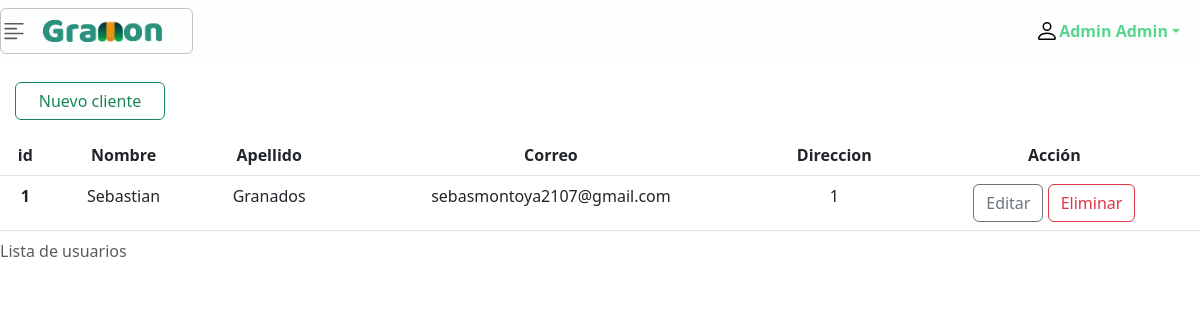
The page /list_customer/ (signed in) on the database its author committed.
### apps/adminusers_app/models.py (models this page shows, shortened)
class User(AbstractUser):
    GENDER_CHOICES = (
        ('Masculino', 'Masculino'),
        ('Femenino', 'Femenino')
    )
    gender = models.CharField(max_length=10, blank=True, choices=GENDER_CHOICES)
    email = models.EmailField(("email address"), unique=True)
    REQUIRED_FIELDS = ['first_name', 'last_name', 'email','is_superuser']
    full_name = models.CharField(max_length=100, default="", editable=False)
    objects = USerManager()

### apps/customers_app/models.py (models this page shows, shortened)
class Customer(models.Model):
    id = models.PositiveIntegerField(primary_key=True)
    name = models.CharField(max_length=50)
    last_name = models.CharField(max_length=50)
    email = models.EmailField(max_length=254,blank=True)
    adress = models.CharField(max_length=50, blank=True)
    number = models.IntegerField()
    full_name = models.CharField(max_length=100, default="", editable=False)

### apps/customers_app/views.py (the view)
# urls.py: path('list_customer/', customerListView.as_view(), name='list_customer'),
class customerListView(LoginRequiredMixin,ListView):
    model = Customer
    template_name = "customers/list_customer.html"
    context_object_name = 'customers'
    login_url = reverse_lazy('user_app:login')

### templates/customers/list_customer.html (shortened to what this page needs)
{% extends 'base.html' %}
{% load static %}
{% block content %}
    <div class="d-flex justify-content-between align-items-center" style="width: 100%;">
        <a style="width: 150px; text-align: center; margin-top: 20px; margin-left: 15px; margin-bottom: 15px;"  class="btn btn-outline-success" role="button" href="{% url 'customer_app:create_customer' %}">
          Nuevo cliente
        </a>
    </div>
    <div class="table-responsive">
        <table class="table table-hover" style="width: 100%; text-align: center;" >
            <caption>Lista de usuarios</caption>
            <thead>
            <tr>
                <th scope="col">id</th>
                <th scope="col">Nombre</th>
                <th scope="col">Apellido</th>
                <th scope="col">Correo</th>
                <th scope="col">Direccion</th>
                <th scope="colgroup" >Acción</th>
            </tr>
            </thead>
            <tbody>
                {% for c in customers %}
                <tr>
                    <th scope="row">{{c.id}}</th>
                    <td>{{c.name}}</td>
                    <td>{{c.last_name}}</td>
                    <td>{{c.email}}</td>
                    <td>{{c.adress}}</td>
                    <td>
                        <a type="button" class="btn btn-outline-secondary" href="{% url 'customer_app:update_customer' c.id %}">
                            Editar
                        </a>
                        <button type="button" class="btn btn-outline-danger" data-bs-toggle="modal" data-bs-target="#staticBackdrop{{c.id}}">
                            Eliminar
                        </button>
                    </td>
                </tr>
            {% endfor %}
            </tbody>
        </table>
    </div>
{% endblock content %}

### templates/includes/nav.html (shortened to what this page needs)
{% load static %}
<nav class="navbar sticky-top container-fluid" id="nav_principal">
    <button class="navbar-toggler icon_principal" data-bs-toggle="offcanvas" data-bs-target="#dropdown_menu" aria-controls="dropdown_menu">
        <img src="{% static 'img/icon-gramon.png' %}" alt="GraMon" id="icon-gramon">
    </button>
    <div class="dropdown" id="icon-user">
        <a href="#" class="d-flex align-items-center text-decoration-none dropdown-toggle title_name"
            data-bs-toggle="dropdown" aria-expanded="false">
            <img src="{% static 'img/icons/person.svg' %}" alt="User" width="24" height="24">
            <strong>{{ request.user.first_name }} {{ request.user.last_name }}</strong>
        </a>
    </div>
</nav>

### static/css/includes/nav_style.css (style rules this page uses)
#nav_principal { background-color:#FDFEFE; }
.navbar-toggler.icon_principal { background-color: transparent; padding: 0; outline: none; }
#icon-gramon { width: 180px; margin-left: -20px; }
#icon-user { margin-right: 20px; }
.title_name { color: #58D68D; }
.navbar-toggler { border: none; padding: 0; background: none; }
.icon_principal { border: 1px solid rgba(136, 136, 136, 0.5); padding-left: 5px; }

### static/css/base.css (style rules this page uses)
html, body { margin: 0; padding: 0; height: 100%; }
.content { min-height: 100vh; display: flex; flex-direction: column; }

### rows shown on the page
User: user.first_name "Admin", user.last_name "Admin"
Customer: id "1", name "Sebastian", last_name "Granados", email "sebasmontoya2107@gmail.com", adress "1"
